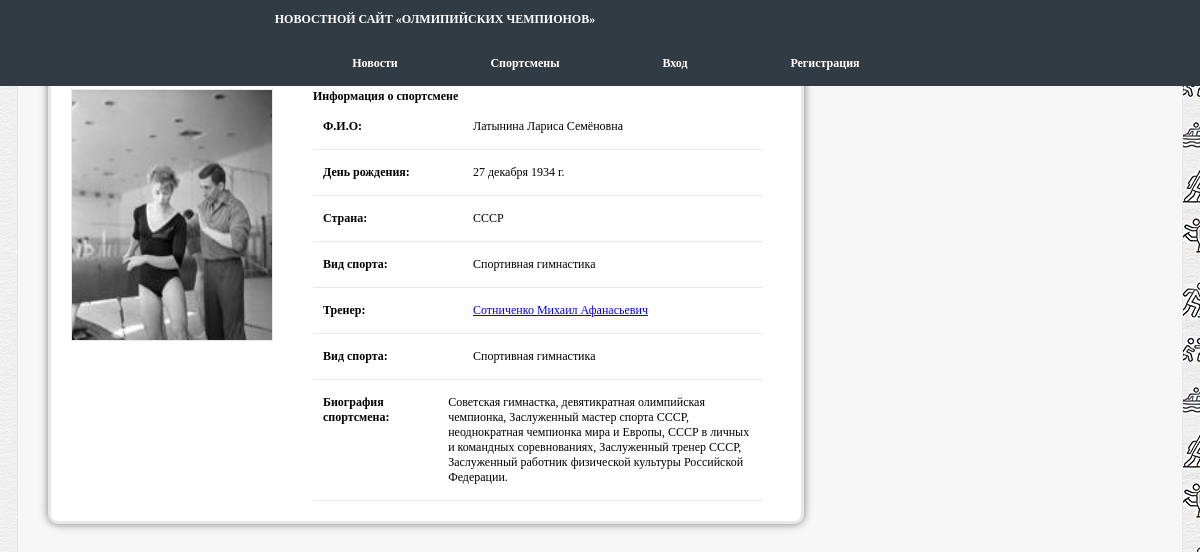
The page /news/1 on the database as committed earlier.
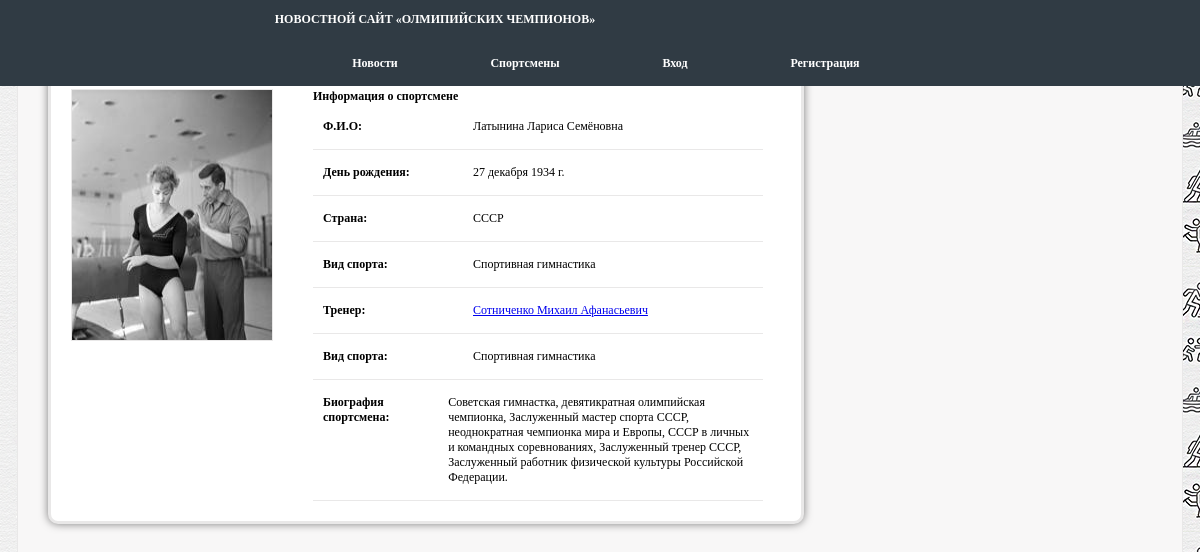
The same page on the database as committed later.
### app/olimp/models.py (models this page shows, shortened)
class Stand(models.Model):
    stand_name = models.CharField(
        max_length=40,
        verbose_name="Заголовок записи",
        null=False,
        blank=False,
    )
    stand_description = models.TextField(
        verbose_name="Описание записи",
        max_length=100,
        null=False,
        blank=False,
    )
    sportsman_id = models.ForeignKey(
        "Sportsman",
        on_delete=models.CASCADE,
        related_name="Sportsman_Stand",
        verbose_name="Спортсмен",
        null=False,
        blank=False,
    )
    view_olimp_id = models.ForeignKey(
        "ViewOlimp",
        on_delete=models.CASCADE,
        related_name="ViewOlimp_Stand",
        verbose_name="Вид олимпийских игр",
        null=False,
        blank=False,
    )
    medal_id = models.ForeignKey(
        "Medal",
        on_delete=models.CASCADE,
        related_name="Medal_Stand",
        verbose_name="Медаль",
        null=False,
        blank=False,
    )
    date_event = models.DateField(
        verbose_name="Дата олимпиады",
        null=True,
        blank=False,
    )
    stand_is_visible = models.BooleanField(
        default=False,
        verbose_name="Скрытая запись",
        null=True,
        blank=True,
    )
    class Meta:
        verbose_name = "СТЕНД"
        verbose_name_plural = "СТЕНД"

class Sportsman(models.Model):
    sportsman_name = models.CharField(
        max_length=50,
        verbose_name="ФИО спортсмена",
        null=False,
        blank=False,
    )
    sportsman_country = models.CharField(
        max_length=30,
        verbose_name="Страна",
        null=False,
        blank=False,
    )
    sportsman_birthday = models.DateField(
        max_length=8,
        verbose_name="Дата рождения",
        null=False,
        blank=False,
    )
    sportsman_biogrpahy = models.TextField(
        verbose_name="Биография",
        null=True,
        blank=True,
    )
    view_sports_id = models.ForeignKey(
        "ViewSports",
        on_delete=models.CASCADE,
        related_name="ViewSports_Sportsman",
        verbose_name="Вид спорта",
        null=False,
        blank=False,
    )
    trener_id = models.ForeignKey(
        "Trener",
        on_delete=models.CASCADE,
        related_name="Trener_Sportsman",
        verbose_name="Тренер",
        null=False,
        blank=False,
    )
    sportsman_img = models.ImageField(
        upload_to="media/sportsman/%y/%m/%d/",
        default="media/default.png",
        verbose_name="Загрузить фото",
        null=False,
        blank=True,
    )
    sportsman_is_visible = models.BooleanField(
        default=False,
        verbose_name="Скрытая запись",
        null=True,
        blank=True,
    )
    class Meta:
        verbose_name = "СПОРТСМЕНА"
        verbose_name_plural = "СПОРТСМЕНЫ"

class ViewSports(models.Model):
    view_sport_name = models.CharField(
        max_length=50,
        verbose_name="Наименование вида спорта",
        null=False,
        blank=False,
    )
    view_sports_is_visible = models.BooleanField(
        default=False,
        verbose_name="Скрытая запись",
        null=True,
        blank=True,
    )
    class Meta:
        verbose_name = "ВИД СПОРТА"
        verbose_name_plural = "ВИД СПОРТА"

class Trener(models.Model):
    trener_name = models.CharField(
        max_length=50,
        verbose_name="ФИО тренера",
        null=False,
        blank=False,
    )
    trener_img = models.ImageField(
        upload_to="media/trener/%y/%m/%d/",
        default="media/default.png",
        verbose_name="Загрузить фото",
        null=False,
        blank=True,
    )
    club_id = models.ForeignKey(
        "Club",
        on_delete=models.CASCADE,
        related_name="Club_Trener",
        verbose_name="Клуб",
        null=False,
        blank=False,
    )
    trener_is_visible = models.BooleanField(
        default=False,
        verbose_name="Скрытая запись",
        null=True,
        blank=True,
    )
    class Meta:
        verbose_name = "ТРЕНЕРА"
        verbose_name_plural = "ТРЕНЕРЫ"

### app/olimp/views.py (the view)
# urls.py: path('<int:pk>', StandDetail.as_view(), name='stand_detail_view'),
class StandDetail(DetailView):
    model = Stand
    context_object_name = "stands"
    template_name = "stand/stand_detail.html"
    pk_url_kwarg = "pk"
    def get_context_data(self, **kwargs,):
        context = super().get_context_data(**kwargs)
        context["sportsman"] = self.queryset
        context["title"] = "Новостной сайт «Олмипийские чемпионы»"
        return context

### app/olimp/templates/stand/stand_detail.html
{% extends 'stand/base_stand_detail.html' %}

### templates/stand/base_stand_detail.html
{% load static %}
{% include "../inc/_header.html" %}
<div class="wrapper">
    <div class="field">
        <div class="">
            <div class="news">
            <div class="redcords">
                <div class="photo_news">
                    <img src="/media/{{ stands.sportsman_id.sportsman_img }}">
                </div>
                <div class="items_news">
                    <strong >Информация о спортсмене</strong>
                      <div  class="title_info_sportsman">
                          <div class="desc_info_sportsman">
                              <strong>Ф.И.О:</strong>
                          </div>
                          <div>{{stands.sportsman_id.sportsman_name}}</div>
                      </div>
                      <div  class="title_info_sportsman">
                           <div class="desc_info_sportsman">
                               <strong>День рождения: </strong>
                           </div>
                          <div>{{stands.sportsman_id.sportsman_birthday}}</div>
                      </div>
                      <div  class="title_info_sportsman">
                           <div class="desc_info_sportsman">
                               <strong>Страна: </strong>
                           </div>
                          <div>{{stands.sportsman_id.sportsman_country}}</div>
                      </div>
                      <div  class="title_info_sportsman">
                           <div class="desc_info_sportsman">
                               <strong>Вид спорта: </strong>
                           </div>
                          <div>{{stands.sportsman_id.view_sports_id.view_sport_name}}</div>
                      </div>
                      <div  class="title_info_sportsman">
                           <div class="desc_info_sportsman">
                               <strong>Тренер: </strong>
                           </div>
                          <div><a href="/news/{{ stands.sportsman_id.trener_id.id }}">{{stands.sportsman_id.trener_id.trener_name}}</a></div>
                      </div>
                      <div  class="title_info_sportsman">
                           <div class="desc_info_sportsman">
                               <strong>Вид спорта: </strong>
                           </div>
                          <div>{{stands.sportsman_id.view_sports_id.view_sport_name}}</div>
                      </div>
                      <div  class="title_info_sportsman">
                           <div style="width: 600px;">
                               <strong>Биография спортсмена: </strong>
                           </div>
                          <div>{{stands.sportsman_id.sportsman_biogrpahy}}</div>
                      </div>
                </div>
            </div>
    </div>
</div>
{% include "../inc/_footer.html" %}

Rows that differ between the two databases and show on the page:
changed through a linked row, Stand "Латынина Лариса Семёновна": sportsman_id.sportsman_img: a different picture
